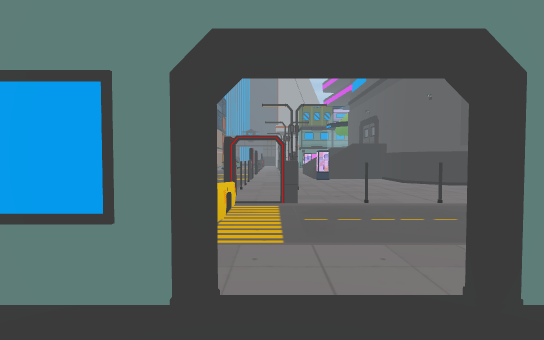
[1] (above)

24 first-person views from a walk through a scene from a Unity 3-D project. The camera is 1.4 m above the floor, tilts 2° down and sees 80° across. Doors are open. The floor is counted in squares, 2 m on a side. Each view is taken from the middle of a square. On the plan, view 1 faces up. The plan holds only what a view shows up to about 10 squares ahead; the rest is blank. The place goes on beyond the plan.

[2]
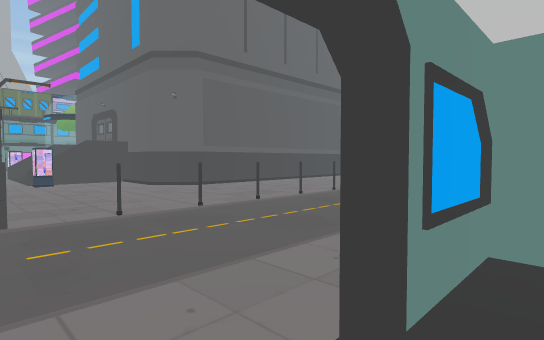

[3]
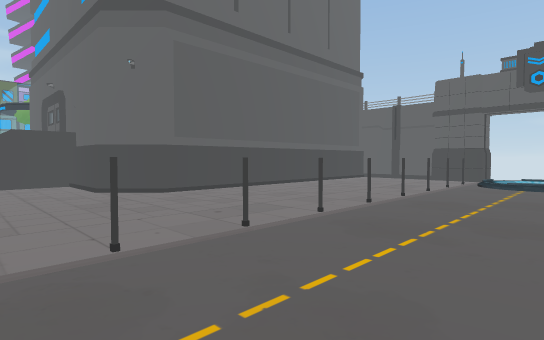

[4]
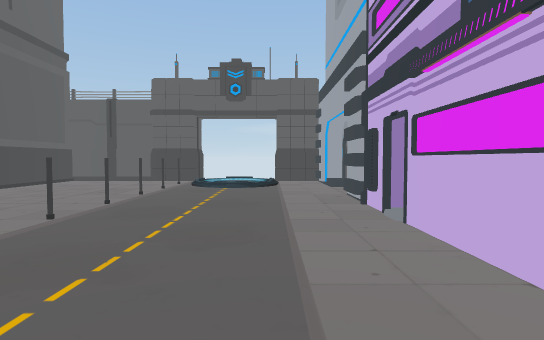

[5]
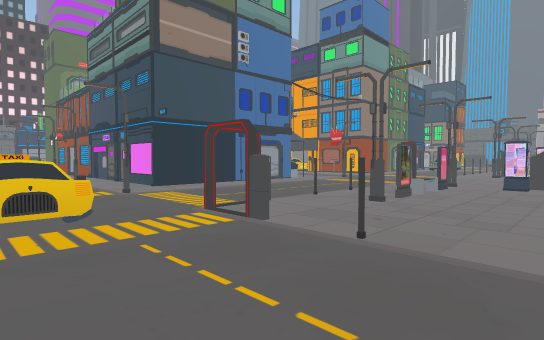

[6]
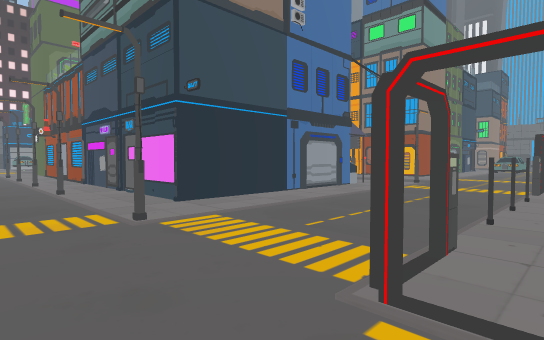

[7]
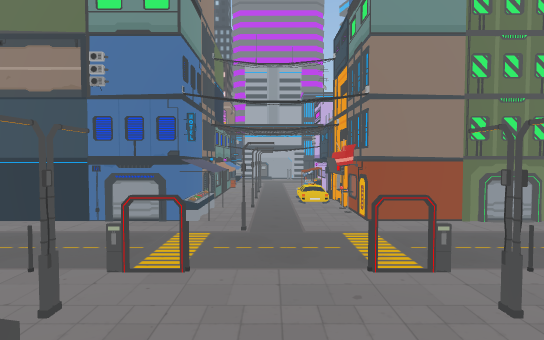

[8]
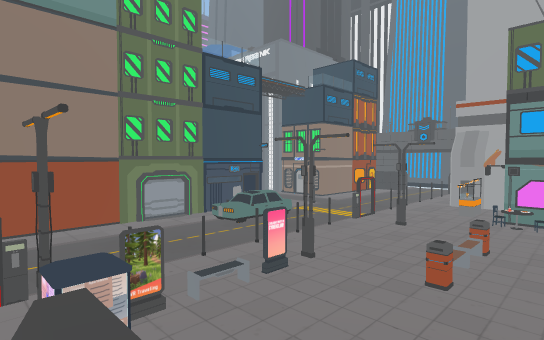

[9]
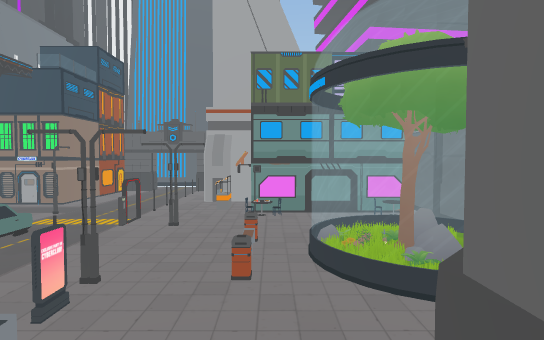

[10]
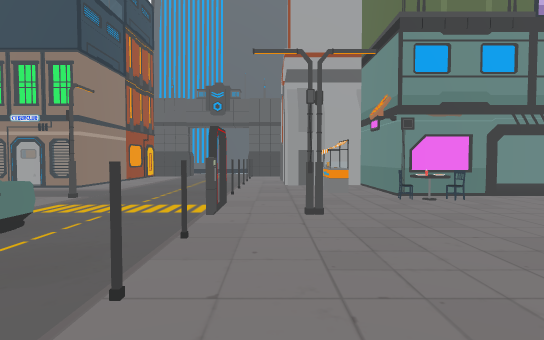

[11]
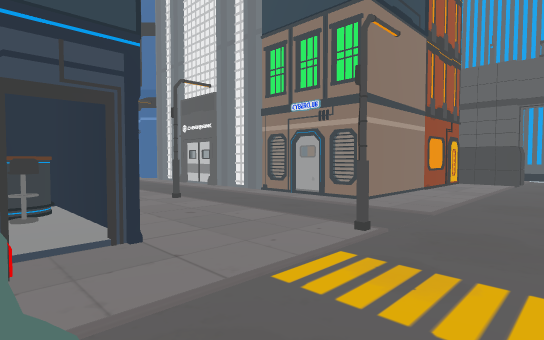

[12]
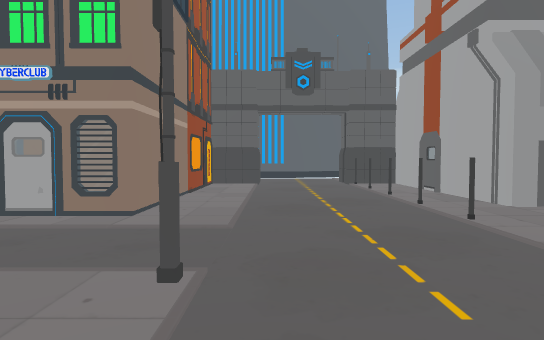

[13]
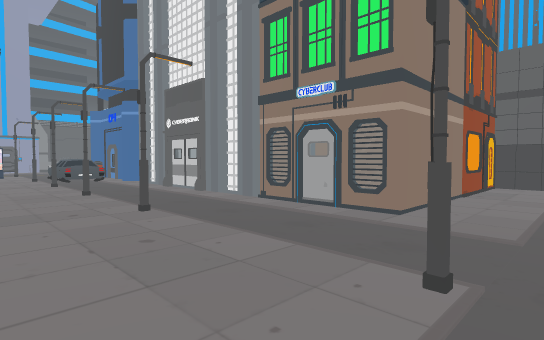

[14]
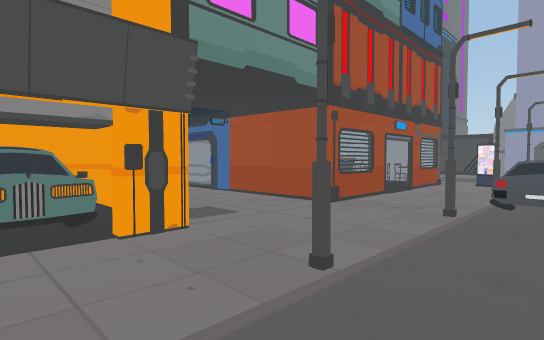

[15]
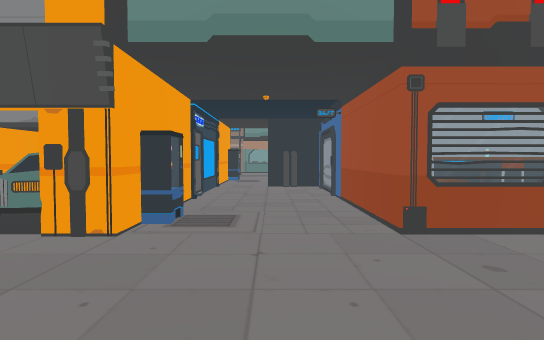

[16]
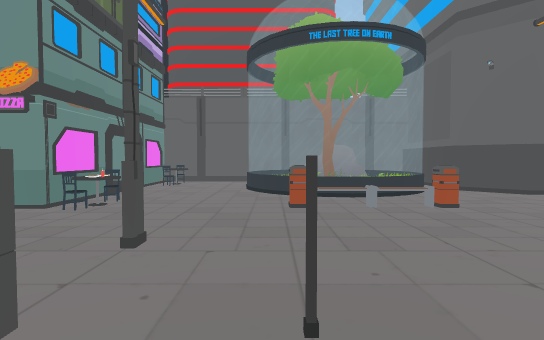

[17]
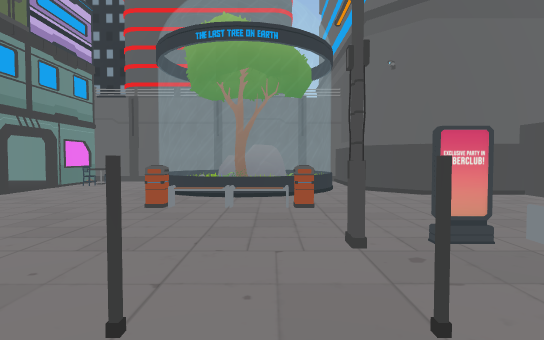

[18]
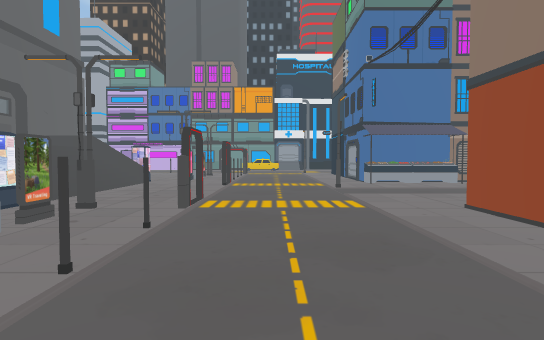

[19]
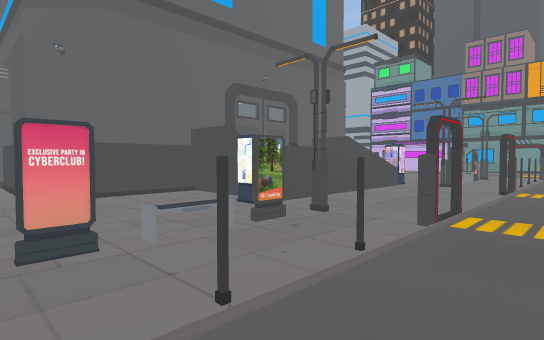

[20]
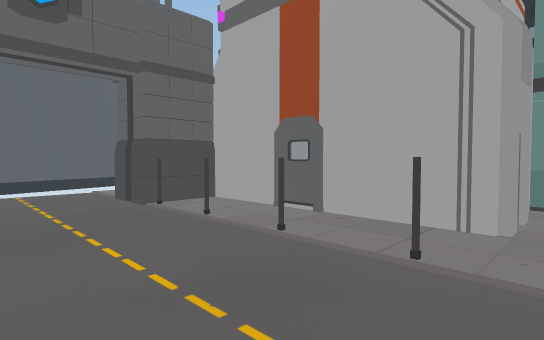

[21]
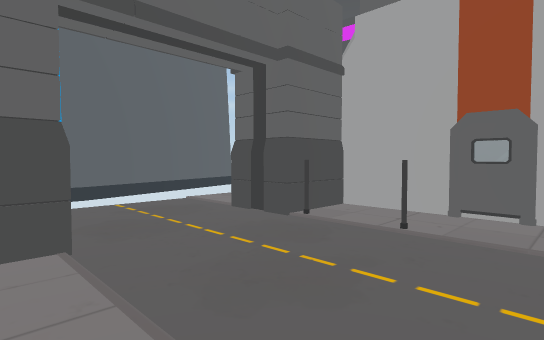

[22]
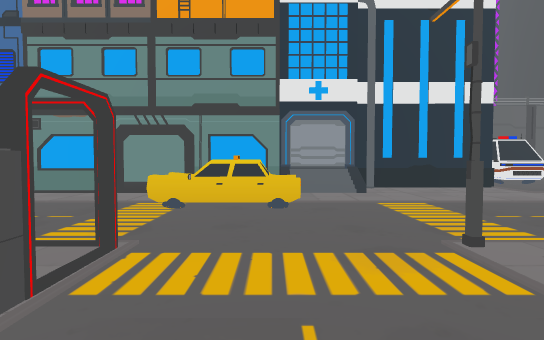

[23]
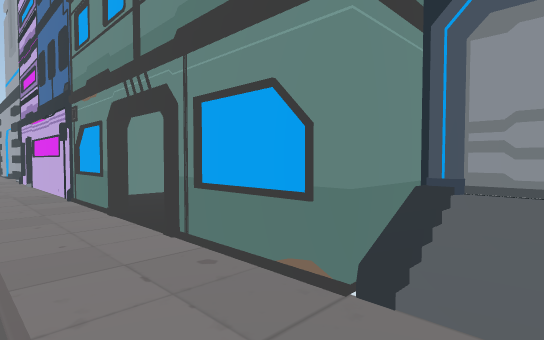

[24]
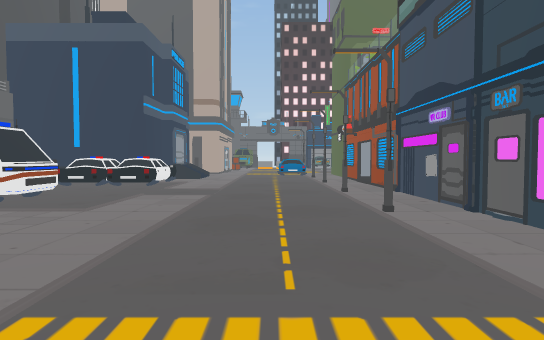

### Floor plan
Key: @ floor where view 1 was taken; # wall or solid block; . main floor; - floor 0.25 m lower than the main floor; : floor 1.75 m higher than the main floor; / step, stairs or slope; D open door; = window, fence, low wall or low ledge; B building; C car; E bench; I bin; R rock; P plant; O other object.
Columns run from 17 left of view 1 to 14 right of it. Each row starts with its distance up from view 1.
 35               ---.
 34              #---#
 33            OO#DDD#B
 32             O.---.BB B
 31             O.--#.=  B
 30            OO.---.
 29      B    B.O.---.##BBB###
 28     #BBBBBBOO.---..#   ..#
 27    CC------------.O#  ...#
 26   -CC--#--#--#--#..OO#DOO#
 25 O.............---...O....#
 24 # .# ...CCOOO.---.#......#
 23 OOOO  .OCCOO .C--...IOO O#
 22 O  O #..  O  .C--...EOORR#
 21    OOO..  OOO.C--...IOPRR#
 20    O ...  O.O.--#.....  =#
 19      OO.OOOOO.---.#...#BB#BBB
 18        .     .--#.E..BB
 17        OOO  O.---....B
 16            ...--#..B/:B
 15            ...---..  B
 14            ------..  :
 13           ...#---..  B
 12           OOO.---.#BBBB
 11           OOO.---.#O.B
 10             O.---....BB
  9             O.---.E...BBBBBBBB#
  8           O O.---.............#
  7     #D#DOOOOO.---.............#
  6     ..........---.............##
  5     -#-#--#--#---#----#----#//D
  4     -----------CC-----------//D
  3     -----------CC-----------//D
  2     ...........##DD#####D.....#
  1     .CCC...../ #....######BBBBB
  0     BCCC.CCBBBB  @..#
 -1     BC...        ####
 -2      B

Where each view was taken, in squares from view 1:
view 1: 0 up, 0 right, facing up
view 2: 1 up, 0 right, facing up-right
view 3: 3 up, 2 right, facing up-right
view 4: 3 up, 3 right, facing right
view 5: 3 up, 3 right, facing up-left
view 6: 4 up, 0 right, facing up-left
view 7: 14 up, 4 right, facing left
view 8: 16 up, 4 right, facing up-left
view 9: 16 up, 3 right, facing up
view 10: 20 up, 0 right, facing up
view 11: 23 up, 2 left, facing up-left
view 12: 24 up, 3 left, facing up
view 13: 24 up, 3 left, facing up-left
view 14: 27 up, 8 left, facing down-left
view 15: 27 up, 11 left, facing down
view 16: 23 up, 2 left, facing right
view 17: 21 up, 2 left, facing right
view 18: 21 up, 2 left, facing down
view 19: 20 up, 2 left, facing down-right
view 20: 28 up, 3 left, facing up-right
view 21: 30 up, 4 left, facing up-right
view 22: 8 up, 2 left, facing down
view 23: 3 up, 3 left, facing down-right
view 24: 4 up, 3 left, facing left
